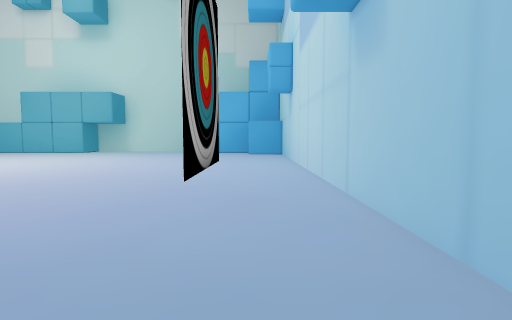
View 1 (above)

13 first-person views from a walk through a 3-D level made in the Unity game engine. The camera is 1.5 m above the floor, tilts 4° down and sees 80° across. The floor is counted in squares, 2 m on a side. Each view is taken from the middle of a square. On the plan, view 1 faces up. The plan holds only what a view shows up to about 10 squares ahead; the rest is blank.

View 2
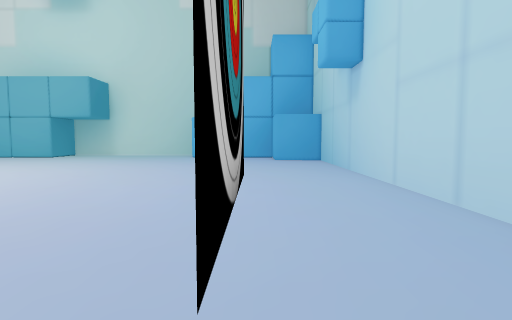

View 3
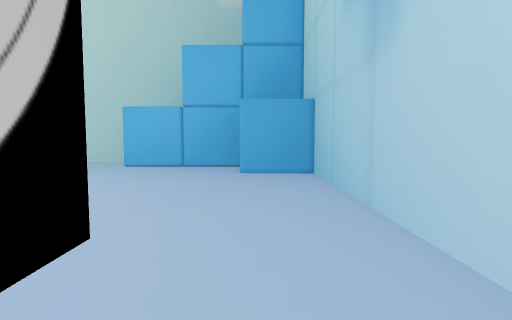

View 4
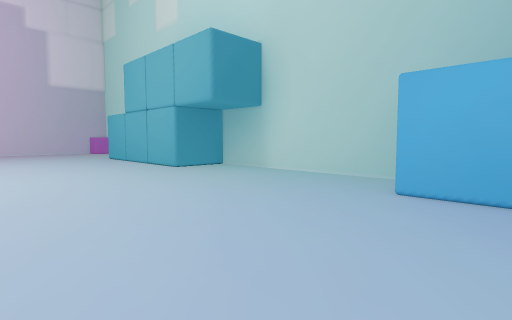

View 5
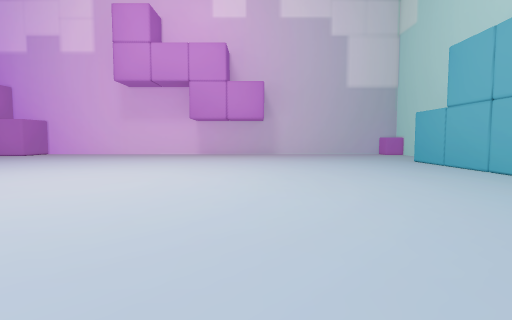

View 6
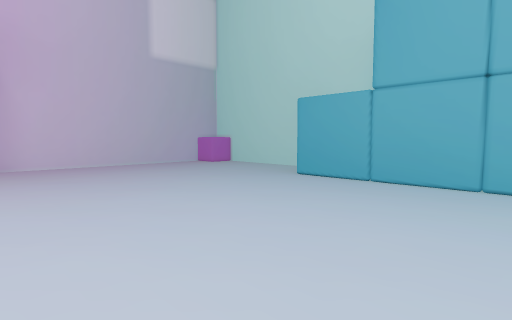

View 7
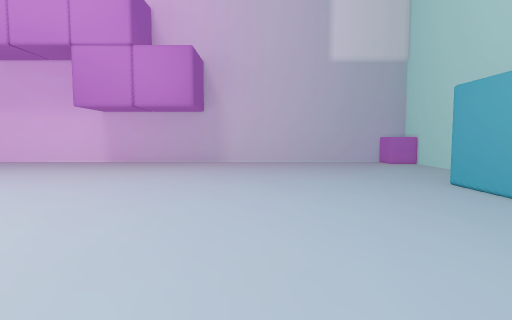

View 8
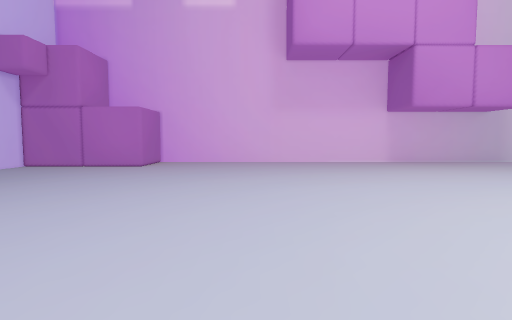

View 9
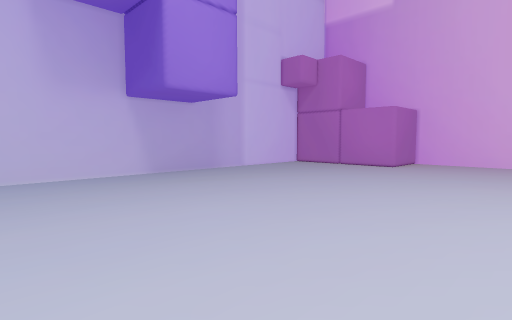

View 10
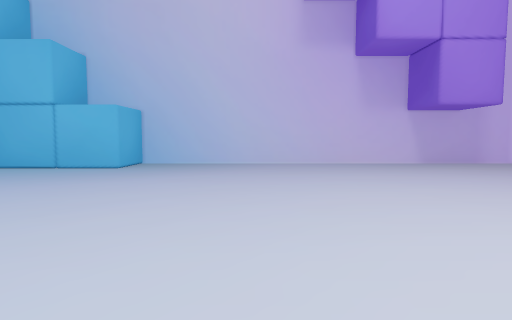

View 11
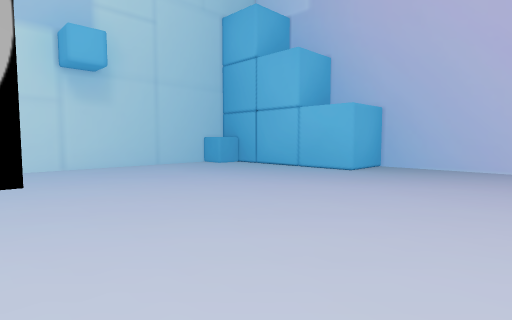

View 12
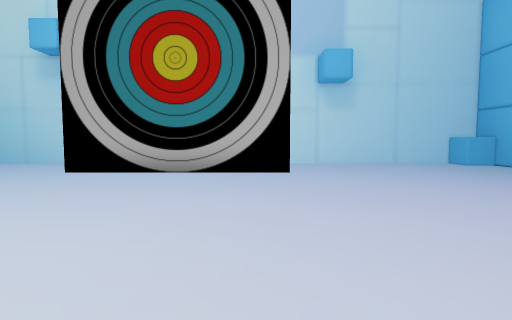

View 13
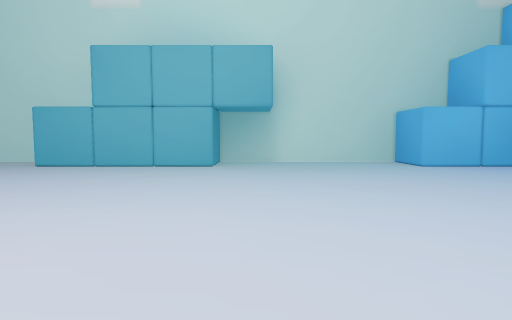

### Floor plan
Points are (right, up) in squares from view 1. A wall is a line through its corners. A room is listed if a view was taken in it or the views show most of it. See-through windows are left out.
Room 1 (views 1, 2, 3, 4, 5, 6, 7, 8, 9, 10, 11, 12, 13)
walls: (-1.3, 5.1) (-1.3, 9.6); (-1.2, 10.2) (-1.2, 5.9); (0.4, -0.6) (0.4, 0.1) (1.2, 0.1); (-15, 17.8) (-18.7, 17.8) (-18.7, 1) (-17.2, 1) (-17.2, -2.2) (-3.6, -2.2) (-3.6, -0.7) (1.3, -0.7) (1.3, 14.5) (-0.4, 14.5); (-0.4, 16.2) (-3.6, 16.2) (-3.6, 17.8) (-9.1, 17.8) (-9.1, 16.2) (-14, 16.2); (-17.9, 17.8) (-17.9, 17) (-18.8, 17)

Positions as (right, up) in squares from view 1, and headings:
1: (0, 0), facing up
2: (-1, 4), facing up
3: (0, 8), facing up
4: (-2, 12), facing up-left
5: (-4, 11), facing left
6: (-10, 11), facing up-left
7: (-9, 13), facing left
8: (-9, 4), facing left
9: (-9, 4), facing down-left
10: (-7, 7), facing down
11: (-7, 6), facing down-right
12: (-8, 6), facing right
13: (-8, 8), facing up
